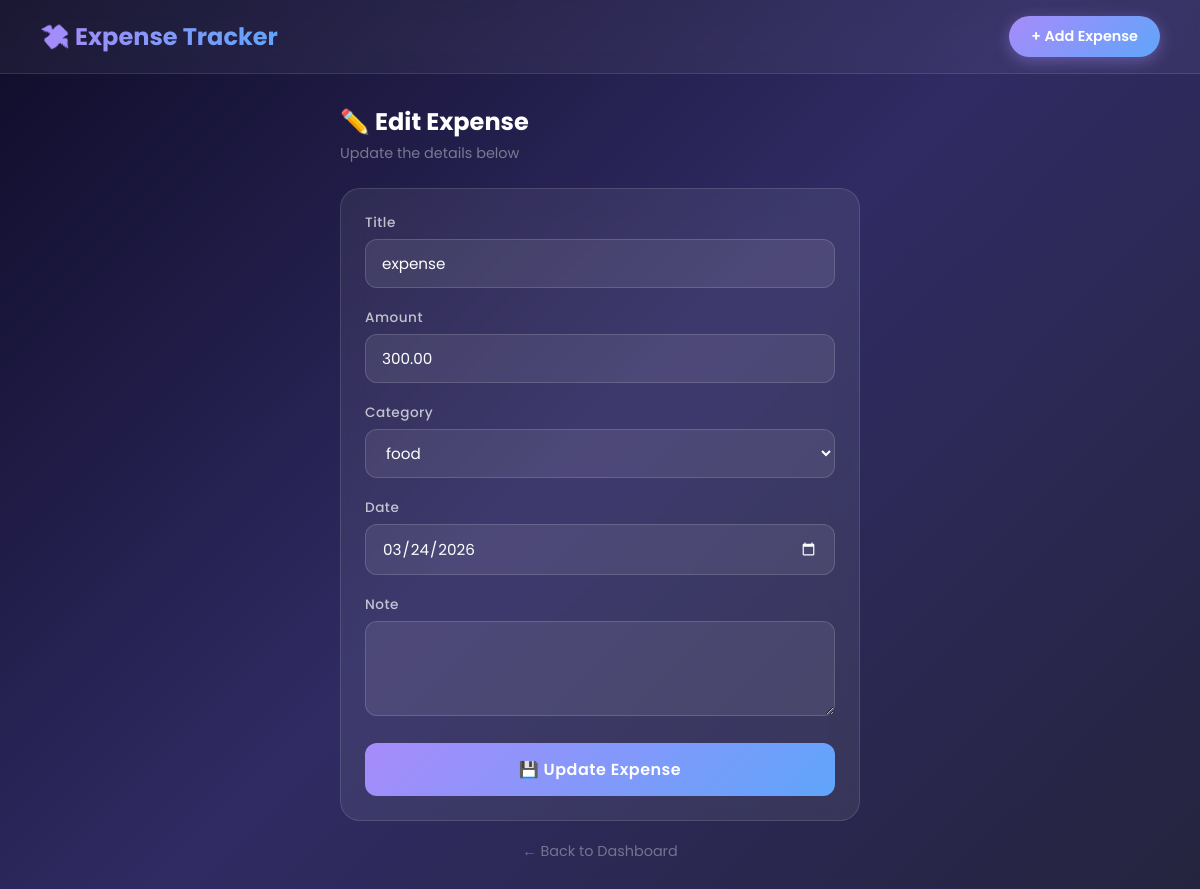
Page /edit/2/ on the committed database.
### expenses/models.py (models this page shows, shortened)
class Expense(models.Model):
    title = models.CharField(max_length=200)
    amount = models.DecimalField(max_digits=10, decimal_places=2)
    category = models.ForeignKey(Category, on_delete=models.SET_NULL, null=True, blank=True)
    date = models.DateField()
    note = models.TextField(blank=True)
    created_at = models.DateTimeField(auto_now_add=True)  # ← NEW
    class Meta:
        ordering = ['-date', '-created_at']  # ← NEW: default sort

### expenses/views.py (the view)
# urls.py: path('edit/<int:pk>/', views.edit_expense, name='edit_expense'),
def edit_expense(request, pk):
    expense = get_object_or_404(Expense, pk=pk)
    if request.method == 'POST':
        form = ExpenseForm(request.POST, instance=expense)
        if form.is_valid():
            form.save()
            return redirect('expense_list')
    else:
        form = ExpenseForm(instance=expense)
    return render(request, 'expenses/add_expense.html', {
        'form': form,
        'edit': True,
        'expense': expense
    })

### expenses/forms.py
class ExpenseForm(forms.ModelForm):
    class Meta:
        model = Expense
        fields = ['title', 'amount', 'category', 'date', 'note']
        widgets = {
            'date': forms.DateInput(attrs={'type': 'date'}),
            'note': forms.Textarea(attrs={'rows': 3}),
        }

### expenses/models.py (called while the page is built)
    def __str__(self):
        return self.name

### expenses/templates/expenses/add_expense.html (shortened to what this page needs)
{% extends 'expenses/base.html' %}
{% block content %}
<div style="max-width:520px; margin:0 auto;">
    <div style="margin-bottom:24px;">
        <h2 style="font-size:1.5rem; font-weight:700;">
            {% if edit %}✏️ Edit Expense{% else %}➕ Add New Expense{% endif %}
        </h2>
        <p style="color:rgba(255,255,255,0.4); font-size:0.9rem; margin-top:4px;">
            {% if edit %}Update the details below{% else %}Track your spending{% endif %}
        </p>
    </div>
    <div class="glass">
        <form method="POST">
            {% for field in form %}
            <div style="margin-bottom:20px;">
                <label>{{ field.label }}</label>
                {{ field }}
            </div>
            {% endfor %}
            <button type="submit"
                style="width:100%; padding:14px; background:linear-gradient(135deg,#a78bfa,#60a5fa);
                       color:white; border:none; border-radius:12px; font-size:1rem;
                       font-weight:600; cursor:pointer; font-family:'Poppins',sans-serif;
                       transition:opacity 0.2s; letter-spacing:0.5px;">
                {% if edit %}💾 Update Expense{% else %}💾 Save Expense{% endif %}
            </button>
        </form>
    </div>
    <a href="/" style="display:block; text-align:center; margin-top:20px;
                       color:rgba(255,255,255,0.35); text-decoration:none; font-size:0.9rem;">
        ← Back to Dashboard
    </a>
</div>
{% endblock %}

### expenses/templates/expenses/base.html (style rules this page uses)
* { box-sizing: border-box; margin: 0; padding: 0; }
body { font-family: 'Poppins', sans-serif; background: linear-gradient(135deg, #0f0c29, #302b63, #24243e); min-height: 100vh; color: #fff; }
.glass { background: rgba(255,255,255,0.07); backdrop-filter: blur(12px); border: 1px solid rgba(255,255,255,0.12); border-radius: 20px; padding: 24px; }
input, select, textarea { width: 100%; padding: 12px 16px; background: rgba(255,255,255,0.08); border: 1px solid rgba(255,255,255,0.15); border-radius: 12px; color: white; font-family: 'Poppins', sans-serif; font-size: 0.95rem; transition: border 0.2s; }
select option { background: #302b63; color: white; }
label { display: block; margin-bottom: 6px; font-size: 0.85rem; font-weight: 500; color: rgba(255,255,255,0.7); letter-spacing: 0.5px; }

### rows in the picture
Expense: form "expense" "300.00" "food" "03/24/2026"

### other values in the picture
{{ field.label }} "Title" "Amount" "Category" "Date" "Note"
